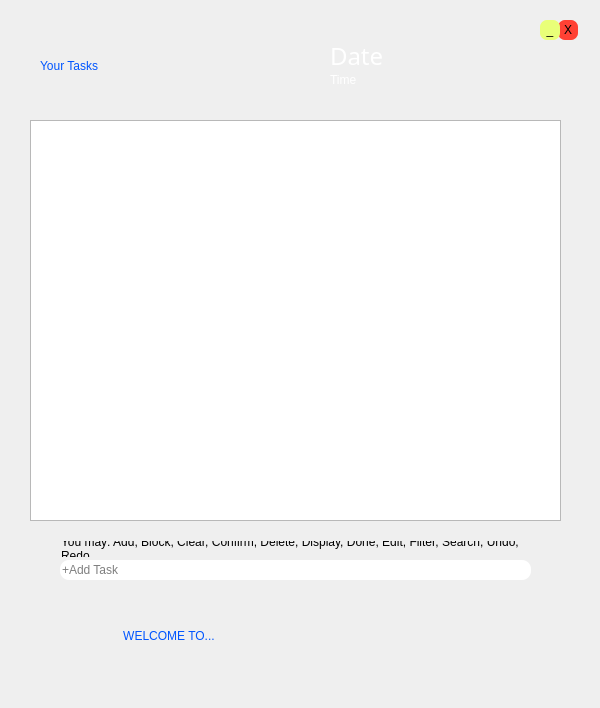
<?xml version="1.0" encoding="UTF-8"?>
<ui version="4.0">
 <class>TimeWiseGUIClass</class>
 <widget class="QMainWindow" name="TimeWiseGUIClass">
  <property name="windowModality">
   <enum>Qt::NonModal</enum>
  </property>
  <property name="enabled">
   <bool>true</bool>
  </property>
  <property name="geometry">
   <rect>
    <x>0</x>
    <y>0</y>
    <width>600</width>
    <height>708</height>
   </rect>
  </property>
  <property name="minimumSize">
   <size>
    <width>600</width>
    <height>708</height>
   </size>
  </property>
  <property name="maximumSize">
   <size>
    <width>600</width>
    <height>708</height>
   </size>
  </property>
  <property name="windowTitle">
   <string>TimeWiseGUI</string>
  </property>
  <property name="autoFillBackground">
   <bool>false</bool>
  </property>
  <property name="styleSheet">
   <string notr="true">#TimeWiseGUIClass{image: url(:/TimeWiseGUI/new_TimeWise background.png);}</string>
  </property>
  <widget class="QWidget" name="centralWidget">
   <widget class="QTableView" name="tableView">
    <property name="geometry">
     <rect>
      <x>30</x>
      <y>120</y>
      <width>531</width>
      <height>401</height>
     </rect>
    </property>
    <property name="font">
     <font>
      <family>New Cicle</family>
      <pointsize>10</pointsize>
      <weight>9</weight>
      <italic>false</italic>
      <bold>false</bold>
     </font>
    </property>
    <property name="styleSheet">
     <string notr="true">font: 75 10pt &quot;New Cicle&quot;;</string>
    </property>
    <property name="frameShape">
     <enum>QFrame::StyledPanel</enum>
    </property>
    <property name="verticalScrollBarPolicy">
     <enum>Qt::ScrollBarAsNeeded</enum>
    </property>
    <property name="sizeAdjustPolicy">
     <enum>QAbstractScrollArea::AdjustIgnored</enum>
    </property>
    <property name="autoScroll">
     <bool>true</bool>
    </property>
    <property name="editTriggers">
     <set>QAbstractItemView::NoEditTriggers</set>
    </property>
   </widget>
   <widget class="QLabel" name="label_date">
    <property name="geometry">
     <rect>
      <x>330</x>
      <y>40</y>
      <width>211</width>
      <height>31</height>
     </rect>
    </property>
    <property name="palette">
     <palette>
      <active>
       <colorrole role="WindowText">
        <brush brushstyle="SolidPattern">
         <color alpha="255">
          <red>255</red>
          <green>255</green>
          <blue>255</blue>
         </color>
        </brush>
       </colorrole>
       <colorrole role="Text">
        <brush brushstyle="SolidPattern">
         <color alpha="255">
          <red>255</red>
          <green>255</green>
          <blue>255</blue>
         </color>
        </brush>
       </colorrole>
       <colorrole role="ButtonText">
        <brush brushstyle="SolidPattern">
         <color alpha="255">
          <red>255</red>
          <green>255</green>
          <blue>255</blue>
         </color>
        </brush>
       </colorrole>
      </active>
      <inactive>
       <colorrole role="WindowText">
        <brush brushstyle="SolidPattern">
         <color alpha="255">
          <red>255</red>
          <green>255</green>
          <blue>255</blue>
         </color>
        </brush>
       </colorrole>
       <colorrole role="Text">
        <brush brushstyle="SolidPattern">
         <color alpha="255">
          <red>255</red>
          <green>255</green>
          <blue>255</blue>
         </color>
        </brush>
       </colorrole>
       <colorrole role="ButtonText">
        <brush brushstyle="SolidPattern">
         <color alpha="255">
          <red>255</red>
          <green>255</green>
          <blue>255</blue>
         </color>
        </brush>
       </colorrole>
      </inactive>
      <disabled>
       <colorrole role="WindowText">
        <brush brushstyle="SolidPattern">
         <color alpha="255">
          <red>255</red>
          <green>255</green>
          <blue>255</blue>
         </color>
        </brush>
       </colorrole>
       <colorrole role="Text">
        <brush brushstyle="SolidPattern">
         <color alpha="255">
          <red>255</red>
          <green>255</green>
          <blue>255</blue>
         </color>
        </brush>
       </colorrole>
       <colorrole role="ButtonText">
        <brush brushstyle="SolidPattern">
         <color alpha="255">
          <red>255</red>
          <green>255</green>
          <blue>255</blue>
         </color>
        </brush>
       </colorrole>
      </disabled>
     </palette>
    </property>
    <property name="font">
     <font>
      <family>Electronic Highway Sign</family>
      <pointsize>18</pointsize>
      <weight>9</weight>
      <italic>false</italic>
      <bold>false</bold>
     </font>
    </property>
    <property name="styleSheet">
     <string notr="true">color: rgb(255, 255, 255);
font: 75 18pt &quot;Electronic Highway Sign&quot;;</string>
    </property>
    <property name="text">
     <string>Date</string>
    </property>
   </widget>
   <widget class="QLabel" name="label_time">
    <property name="geometry">
     <rect>
      <x>330</x>
      <y>70</y>
      <width>141</width>
      <height>20</height>
     </rect>
    </property>
    <property name="styleSheet">
     <string notr="true">color: rgb(255, 255, 255);
font: 75 14pt &quot;Electronic Highway Sign&quot;;</string>
    </property>
    <property name="text">
     <string>Time</string>
    </property>
   </widget>
   <widget class="QPushButton" name="pushButton_minimize">
    <property name="geometry">
     <rect>
      <x>540</x>
      <y>20</y>
      <width>20</width>
      <height>20</height>
     </rect>
    </property>
    <property name="minimumSize">
     <size>
      <width>20</width>
      <height>20</height>
     </size>
    </property>
    <property name="maximumSize">
     <size>
      <width>20</width>
      <height>20</height>
     </size>
    </property>
    <property name="styleSheet">
     <string notr="true">font: 75 6pt &quot;Impact&quot;;
background-color: rgb(233, 255, 120);
border-radius: 7px;</string>
    </property>
    <property name="text">
     <string>_</string>
    </property>
   </widget>
   <widget class="QPushButton" name="pushButton_close">
    <property name="geometry">
     <rect>
      <x>558</x>
      <y>20</y>
      <width>20</width>
      <height>20</height>
     </rect>
    </property>
    <property name="minimumSize">
     <size>
      <width>20</width>
      <height>20</height>
     </size>
    </property>
    <property name="maximumSize">
     <size>
      <width>20</width>
      <height>20</height>
     </size>
    </property>
    <property name="styleSheet">
     <string notr="true">font: 75 11pt &quot;MS Shell Dlg 2&quot;;
background-color: rgb(255, 65, 52);
border-radius: 7px;</string>
    </property>
    <property name="text">
     <string>X</string>
    </property>
   </widget>
   <widget class="QLabel" name="label_title">
    <property name="geometry">
     <rect>
      <x>40</x>
      <y>50</y>
      <width>201</width>
      <height>31</height>
     </rect>
    </property>
    <property name="styleSheet">
     <string notr="true">font: 75 26pt &quot;CF Jack Story&quot;;
color: rgb(0, 85, 255);</string>
    </property>
    <property name="text">
     <string>Your Tasks</string>
    </property>
   </widget>
   <widget class="QLabel" name="label_help">
    <property name="geometry">
     <rect>
      <x>61</x>
      <y>541</y>
      <width>489</width>
      <height>16</height>
     </rect>
    </property>
    <property name="styleSheet">
     <string notr="true">font: 75 10pt &quot;New Cicle&quot;;</string>
    </property>
    <property name="text">
     <string>You may: Add, Block, Clear, Confirm, Delete, Display, Done, Edit, Filter, Search, Undo, Redo</string>
    </property>
    <property name="wordWrap">
     <bool>true</bool>
    </property>
   </widget>
   <widget class="QLineEdit" name="userInput">
    <property name="geometry">
     <rect>
      <x>60</x>
      <y>560</y>
      <width>471</width>
      <height>20</height>
     </rect>
    </property>
    <property name="styleSheet">
     <string notr="true">border-radius: 9px</string>
    </property>
    <property name="placeholderText">
     <string>+Add Task</string>
    </property>
   </widget>
   <widget class="QLabel" name="label_mlog">
    <property name="geometry">
     <rect>
      <x>50</x>
      <y>600</y>
      <width>291</width>
      <height>71</height>
     </rect>
    </property>
    <property name="styleSheet">
     <string notr="true">font: 13pt &quot;CF Jack Story&quot;;
color: rgb(0, 85, 255);</string>
    </property>
    <property name="text">
     <string>                      WELCOME TO...</string>
    </property>
    <property name="wordWrap">
     <bool>true</bool>
    </property>
   </widget>
   <zorder>userInput</zorder>
   <zorder>pushButton_close</zorder>
   <zorder>tableView</zorder>
   <zorder>label_date</zorder>
   <zorder>label_time</zorder>
   <zorder>pushButton_minimize</zorder>
   <zorder>label_title</zorder>
   <zorder>label_help</zorder>
   <zorder>label_mlog</zorder>
  </widget>
 </widget>
 <layoutdefault spacing="6" margin="11"/>
 <resources>
  <include location="timewisegui.qrc"/>
 </resources>
 <connections>
  <connection>
   <sender>pushButton_close</sender>
   <signal>clicked()</signal>
   <receiver>TimeWiseGUIClass</receiver>
   <slot>close()</slot>
   <hints>
    <hint type="sourcelabel">
     <x>802</x>
     <y>14</y>
    </hint>
    <hint type="destinationlabel">
     <x>792</x>
     <y>41</y>
    </hint>
   </hints>
  </connection>
  <connection>
   <sender>pushButton_minimize</sender>
   <signal>clicked()</signal>
   <receiver>TimeWiseGUIClass</receiver>
   <slot>showMinimized()</slot>
   <hints>
    <hint type="sourcelabel">
     <x>766</x>
     <y>15</y>
    </hint>
    <hint type="destinationlabel">
     <x>407</x>
     <y>228</y>
    </hint>
   </hints>
  </connection>
 </connections>
 <slots>
  <slot>lineEditReturnPressed()</slot>
  <slot>on_userInput_textChanged()</slot>
  <slot>on_userInput_returnPressed()</slot>
 </slots>
</ui>
